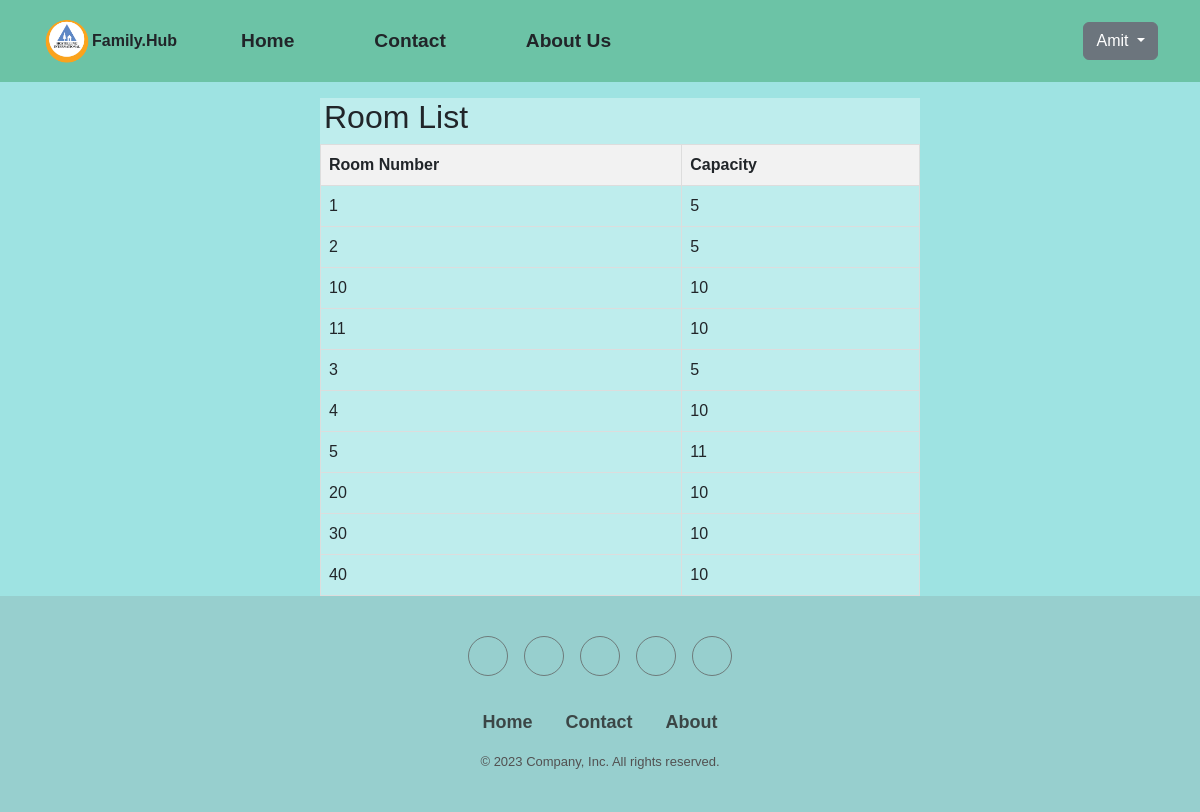
The app's page /rooms/ (signed in) with its own data.
### home/models.py (models this page shows, shortened)
class Room(models.Model):
    room_number = models.CharField(max_length=50)
    capacity = models.IntegerField()
    price = models.DecimalField(max_digits=10, decimal_places=2)

### home/views.py (the view)
# urls.py: path('rooms/', views.room_list, name='room_list'),
@login_required
def room_list(request):
    rooms = Room.objects.all()
    return render(request, 'room_list.html', {'rooms': rooms})

### templates/room_list.html (shortened to what this page needs)
{% extends 'layout/base.html' %}
{% load static %}
{% block content %}
<div id="container">
    <h2 class="mx-1">Room List</h2>
    <table>
        <tr>
            <th>Room Number</th>
            <th>Capacity</th>
        </tr>
        {% for room in rooms %}
        <tr>
            <td>{{ room.room_number }}</td>
            <td>{{ room.capacity }}</td>
        </tr>
        {% endfor %}
    </table>
</div>
{% endblock content %}

### templates/layout/base.html (shortened to what this page needs)
<!doctype html>
<html lang="en">
<head>
    <link href="https://cdn.jsdelivr.net/npm/bootstrap@5.3.2/dist/css/bootstrap.min.css" rel="stylesheet"
 />
    <link rel="stylesheet" href="https://cdnjs.cloudflare.com/ajax/libs/font-awesome/6.4.2/css/all.min.css"
 />
        <link rel="stylesheet" href="https://cdnjs.cloudflare.com/ajax/libs/ionicons/2.0.1/css/ionicons.min.css">
</head>
<body>
    <header>
        {% include 'components/navbar.html' %}
    </header>
    <main>
        {% block content %}
        {% endblock content %}
    </main>
    <footer>
        {% include 'components/footer.html' %}
    </footer>
</body>
</html>

### templates/components/navbar.html (shortened to what this page needs)
{% load static %}
<header class="p-3" id="navbar">
    <div class="container">
        <div class="d-flex flex-wrap align-items-center justify-content-center justify-content-lg-start">
            <img class="logo" src="{% static '/images/logo2.png' %}" style="width: 50px; height: 50px;" alt="">
            <a class="navbar-brand" href="#">
              <b>Family.Hub</b>
            </a>
            <ul class="nav col-12 col-lg-auto me-lg-auto mb-2 justify-content-center mb-md-0">
                <li><a href="{% url 'home' %}" class="nav-link active px-3 text-dark">Home</a></li>
                <li><a href="{% url 'contact' %}" class="nav-link px-3 text-dark">Contact</a></li>
                <li><a href="{% url 'about' %}" class="nav-link px-3 text-dark">About Us</a></li>
            </ul>
            <div class="text-end">
                {% if user.is_authenticated %}
                <div class="dropdown open">
                    <a class="btn btn-secondary dropdown-toggle" type="button" id="triggerId" data-bs-toggle="dropdown"
                        aria-haspopup="true" aria-expanded="false">
                        {{user.username|title}}
                    </a>
                </div>
                {% else %}
                <a href="{% url 'login' %}" class="btn btn-outline-light me-2">Login</a>
                <a href="{% url 'register' %}" class="btn btn-warning">Register</a>
                {% endif %}
            </div>
        </div>
    </div>
</header>

### templates/components/footer.html (shortened to what this page needs)
{% load static %}
{% block content %}
<div class="footer-basic">
  <footer>
    <div class="social"><a href="#"></a><a href="#"></a><a href="#"></a><a href="#"></a><a href="#"></a>
    </div>
    <ul class="list-inline fw-bold">
      <li class="list-inline-item"><a href="{% url 'home' %}">Home</a></li>
      <li class="list-inline-item"><a href="{% url 'contact' %}">Contact</a></li>
      <li class="list-inline-item"><a href="{% url 'about' %}">About</a></li>
    </ul>
    <p class="copyright">© 2023 Company, Inc. All rights reserved.</p>
  </footer>
</div>
{% endblock content %}

### templates/room_list.html (style rules this page uses)
body { background-color: rgb(158, 227, 226); font-family: Arial, sans-serif; }
#container { background-color: rgb(190, 237, 237); width: 600px; height: fit-content; margin-top: 1rem; margin-left: 20rem; }
table { width: 100%; border-collapse: collapse; }
th, td { border: 1px solid #ddd; padding: 8px; text-align: left; }
th { background-color: #f2f2f2; }

### templates/components/navbar.html (style rules this page uses)
#navbar { background-color: rgba(104, 192, 160, 0.902); }
.nav-link { font-size: 1.2rem; margin-left: 3rem; font-family: sans-serif; font-weight: bold; }

### templates/components/footer.html (style rules this page uses)
.footer-basic { padding: 40px 0; color: #252525; background-color: rgb(151, 207, 206); }
.footer-basic ul { padding: 0; list-style: none; text-align: center; font-size: 18px; line-height: 1.6; margin-bottom: 0; }
.footer-basic li { padding: 0 10px; }
.footer-basic ul a { color: inherit; text-decoration: none; opacity: 0.8; }
.footer-basic .social { text-align: center; padding-bottom: 25px; }
.footer-basic .social>a { font-size: 24px; width: 40px; height: 40px; line-height: 40px; display: inline-block; text-align: center; border-radius: 50%; border: 1px solid #5f5f5f; margin: 0 8px; color: inherit; opacity: 0.75; }
.footer-basic .copyright { margin-top: 15px; text-align: center; font-size: 13px; color: #525151; margin-bottom: 0; }

### records on screen
Room: room_number "1", capacity "5"
Room: room_number "2", capacity "5"
Room: room_number "10", capacity "10"
Room: room_number "11", capacity "10"
Room: room_number "3", capacity "5"
Room: room_number "4", capacity "10"
Room: room_number "5", capacity "11"
Room: room_number "20", capacity "10"
Room: room_number "30", capacity "10"
Room: room_number "40", capacity "10"

### other values on screen
{{ user.username|title }} "Amit"
